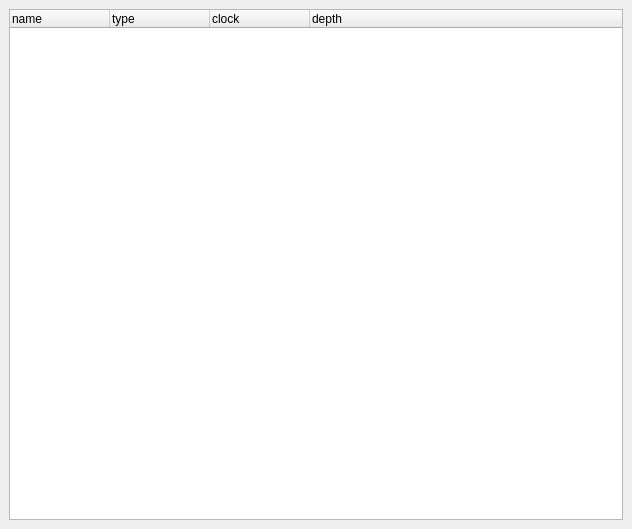
<?xml version="1.0" encoding="UTF-8"?>
<ui version="4.0">
 <class>MainWindow</class>
 <widget class="QMainWindow" name="MainWindow">
  <property name="geometry">
   <rect>
    <x>0</x>
    <y>0</y>
    <width>632</width>
    <height>529</height>
   </rect>
  </property>
  <property name="windowTitle">
   <string>MainWindow</string>
  </property>
  <widget class="QWidget" name="centralwidget">
   <layout class="QVBoxLayout" name="verticalLayout">
    <item>
     <widget class="QTreeWidget" name="treeWidget">
      <column>
       <property name="text">
        <string>name</string>
       </property>
      </column>
      <column>
       <property name="text">
        <string>type</string>
       </property>
      </column>
      <column>
       <property name="text">
        <string>clock</string>
       </property>
      </column>
      <column>
       <property name="text">
        <string>depth</string>
       </property>
      </column>
     </widget>
    </item>
   </layout>
  </widget>
 </widget>
 <resources/>
 <connections/>
</ui>
